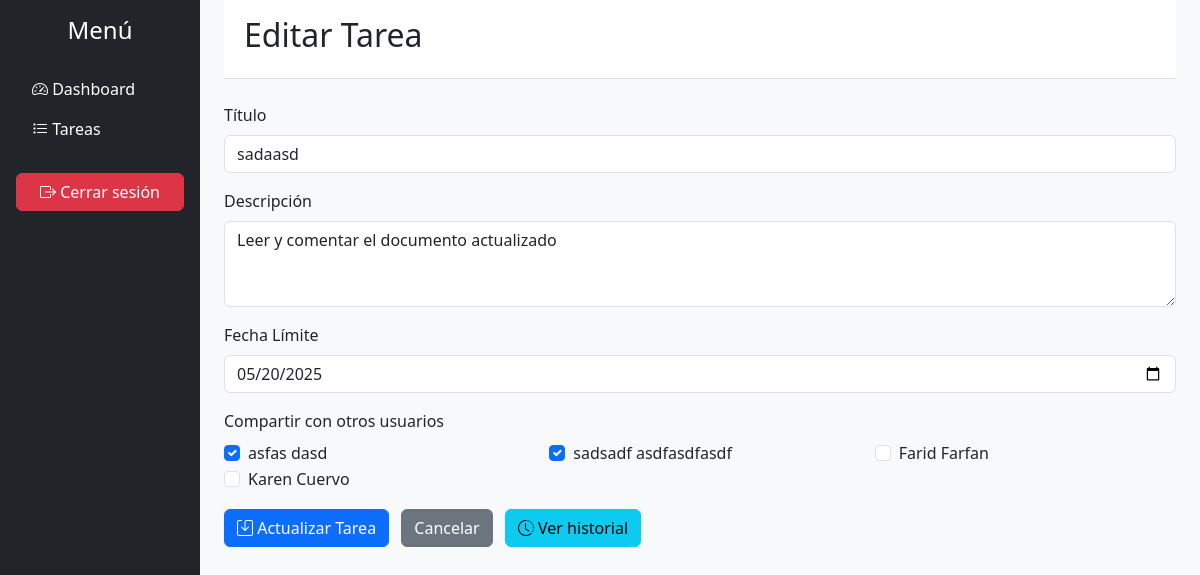
Screenshot of /views/modificar_tareas.php?id=1 (signed in) with the database file from the repository.
### tables this page shows
CREATE TABLE `tareas` (
  `id` int(11) NOT NULL,
  `titulo` varchar(255) NOT NULL,
  `descripcion` text DEFAULT NULL,
  `estado` enum('Pendiente','En progreso','Completado') DEFAULT 'Pendiente',
  `fecha_creacion` timestamp NOT NULL DEFAULT current_timestamp(),
  `fecha_limite` date DEFAULT NULL,
  `creado_por` int(11) DEFAULT NULL
);

CREATE TABLE `personas` (
  `id_persona` int(11) NOT NULL,
  `nombre` varchar(100) NOT NULL,
  `apellido` varchar(100) NOT NULL,
  `dni` varchar(20) NOT NULL,
  `fecha_nac` date NOT NULL,
  `correo` varchar(150) NOT NULL,
  `username` varchar(100) NOT NULL,
  `password` varchar(255) NOT NULL,
  `estado` tinyint(1) NOT NULL DEFAULT 1
);

### views/modificar_tareas.php (the view, shortened to what this page needs)
<?php
include "../model/conexion.php";
$usuario_id = is_array($_SESSION['usuario']) ? $_SESSION['usuario']['id_persona'] : $_SESSION['usuario'];
$id_tarea = intval($_GET['id']);
$resultado = $conexion->query("SELECT * FROM tareas WHERE id = $id_tarea");
$tarea = $resultado->fetch_assoc();
$colaboradores_actuales = [];
$colaboradores_query = $conexion->query("SELECT id_usuario FROM tarea_usuario WHERE id_tarea = $id_tarea AND id_usuario != $usuario_id");
while ($col = $colaboradores_query->fetch_assoc()) {
    $colaboradores_actuales[] = $col['id_usuario'];
}
?>
<!DOCTYPE html>
<html lang="es">
<head>
    <link href="https://cdn.jsdelivr.net/npm/bootstrap@5.3.3/dist/css/bootstrap.min.css" rel="stylesheet" />
    <link rel="stylesheet" href="https://cdn.jsdelivr.net/npm/bootstrap-icons@1.12.1/font/bootstrap-icons.min.css" />
</head>
<body>
<div class="container-fluid">
    <div class="row">
        <nav class="col-md-2 d-none d-md-block sidebar p-3 bg-dark text-white">
            <h4 class="text-center mb-4">Menú</h4>
            <ul class="nav flex-column">
                <a class="nav-link text-white" href="dashboard.php"><i class="bi bi-speedometer2"></i> Dashboard</a>
                <a class="nav-link text-white" href="tareas.php"><i class="bi bi-list-task"></i> Tareas</a>
                <li class="nav-item mt-4">
                    <a class="btn btn-danger w-100" href="../login.php"><i class="bi bi-box-arrow-right"></i> Cerrar sesión</a>
                </li>
            </ul>
        </nav>
        <main class="col-md-10 ms-sm-auto px-md-4">
            <div class="topbar py-3 border-bottom">
                <h2>Editar Tarea</h2>
            </div>
            <div class="mt-4">
                <form method="POST" action="../controllers/actualizarTareaController.php">
                    <div class="mb-3">
                        <label for="titulo" class="form-label">Título</label>
                        <input type="text" class="form-control" id="titulo" name="titulo" value="<?= htmlspecialchars($tarea['titulo']) ?>" required>
                    </div>
                    <div class="mb-3">
                        <label for="descripcion" class="form-label">Descripción</label>
                        <textarea class="form-control" id="descripcion" name="descripcion" rows="3"><?= htmlspecialchars($tarea['descripcion']) ?></textarea>
                    </div>
                    <div class="mb-3">
                        <label for="fecha_limite" class="form-label">Fecha Límite</label>
                        <input type="date" class="form-control" id="fecha_limite" name="fecha_limite" value="<?= $tarea['fecha_limite'] ?>" required>
                    </div>
                    <div class="mb-3">
                        <label class="form-label">Compartir con otros usuarios</label>
                        <div class="row">
                            <?php
                            $usuarios = $conexion->query("SELECT id_persona, nombre, apellido FROM personas WHERE id_persona != $usuario_id");
                            while ($usuario = $usuarios->fetch_assoc()):
                                $checked = in_array($usuario['id_persona'], $colaboradores_actuales) ? "checked" : "";
                            ?>
                                <div class="col-md-4">
                                    <div class="form-check">
                                        <input class="form-check-input" type="checkbox" name="colaboradores[]" value="<?= $usuario['id_persona'] ?>" id="user<?= $usuario['id_persona'] ?>" <?= $checked ?>>
                                        <label class="form-check-label" for="user<?= $usuario['id_persona'] ?>">
                                            <?= htmlspecialchars($usuario['nombre'] . " " . $usuario['apellido']) ?>
                                        </label>
                                    </div>
                                </div>
                            <?php endwhile; ?>
                        </div>
                    </div>
                    <button type="submit" class="btn btn-primary"><i class="bi bi-save"></i> Actualizar Tarea</button>
                    <a href="tareas.php" class="btn btn-secondary ms-2">Cancelar</a>
                    <button type="button" class="btn btn-info ms-2" data-bs-toggle="modal" data-bs-target="#historialModal">
                        <i class="bi bi-clock-history"></i> Ver historial
                    </button>
                </form>
            </div>
        </main>
    </div>
</div>
</body>
</html>

### views/modificar_tareas.php (style rules this page uses)
body { background-color: #f8f9fa; }
.sidebar { height: 100vh; background-color: #343a40; color: white; }
.sidebar a { color: white; text-decoration: none; }
.topbar { background-color: white; padding: 10px 20px; border-bottom: 1px solid #dee2e6; }

### rows the page displays
tareas: titulo "sadaasd", descripcion "Leer y comentar el documento actualizado", fecha_limite "05/20/2025"
personas: nombre+apellido "asfas dasd"
personas: nombre+apellido "sadsadf asdfasdfasdf"
personas: nombre+apellido "Farid Farfan"
personas: nombre+apellido "Karen Cuervo"
